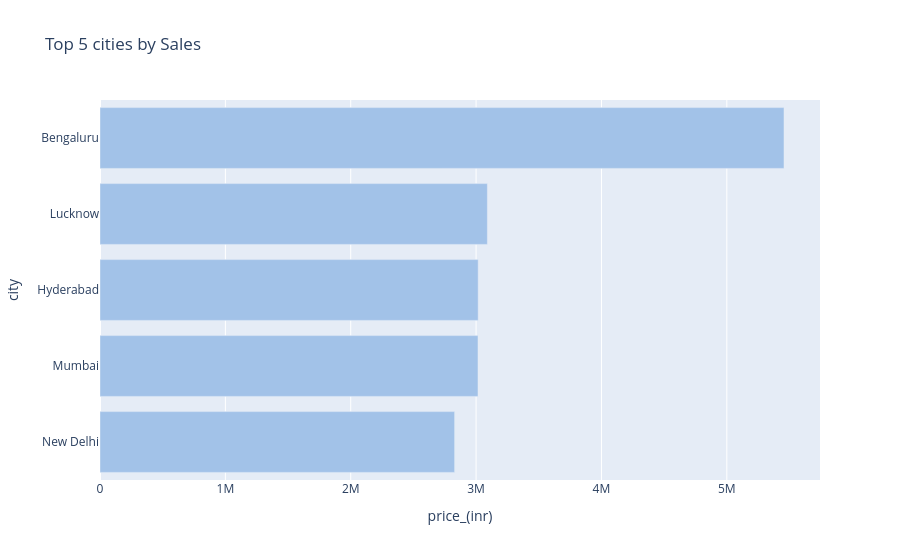

The notebook cell this image was saved under:
### Markdown cell above
# Top 5 Cities by Sales

### Code cell
top_5 = (
    df.groupby('city')['price_(inr)'].sum().nlargest(5).sort_values().reset_index())
fig = px.bar(
    top_5, 
    x = 'price_(inr)',
    y = 'city',
    orientation = 'h',
    title = 'Top 5 cities by Sales',
    color_discrete_sequence = ['#a2c2e8']
)

fig.show()

### Figure 1 — Plotly figure (JSON) as saved in the notebook; plotly's stock layout.template omitted (floating-point values rounded to 4 significant figures)
{"data": [{"alignmentgroup": "True", "hovertemplate": "price_(inr)=%{x}<br>city=%{y}<extra></extra>", "legendgroup": "", "marker": {"color": "#a2c2e8", "pattern": {"shape": ""}}, "name": "", "offsetgroup": "", "orientation": "h", "showlegend": false, "textposition": "auto", "type": "bar", "x": [2829000.0, 3015000.0, 3017000.0, 3090000.0, 5456000.0], "xaxis": "x", "y": ["New Delhi", "Mumbai", "Hyderabad", "Lucknow", "Bengaluru"], "yaxis": "y"}], "layout": {"barmode": "relative", "legend": {"tracegroupgap": 0}, "title": {"text": "Top 5 cities by Sales"}, "xaxis": {"anchor": "y", "domain": [0, 1], "title": {"text": "price_(inr)"}}, "yaxis": {"anchor": "x", "domain": [0, 1], "title": {"text": "city"}}}}
